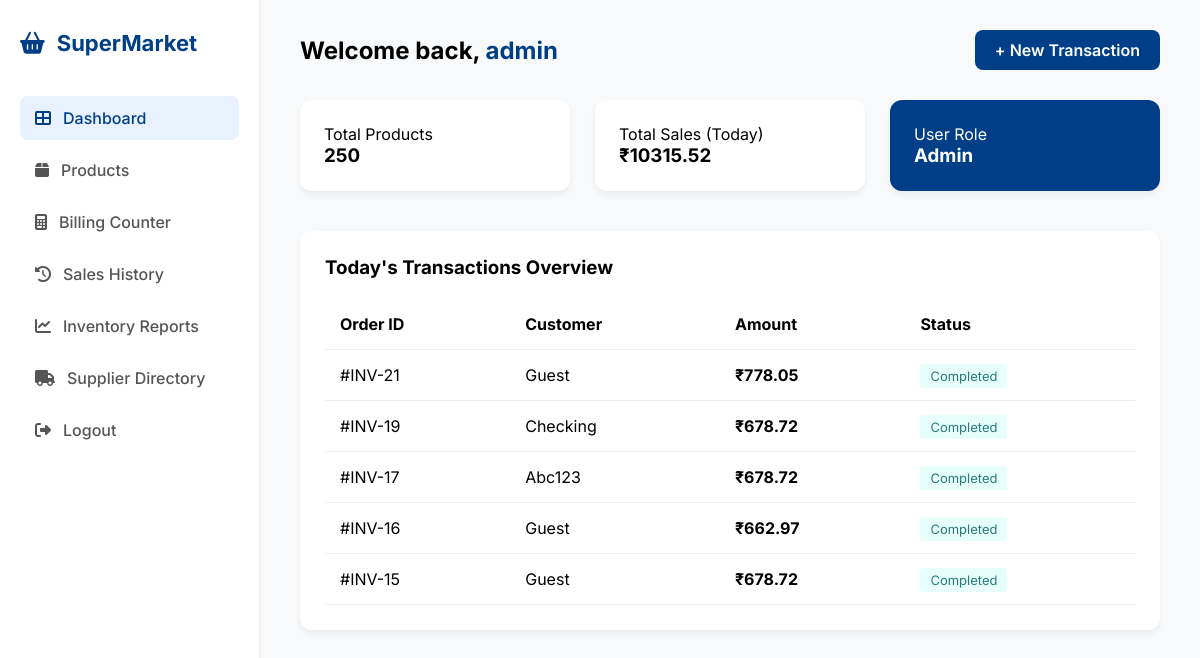
The page /dashboard (signed in) on the database as committed earlier.
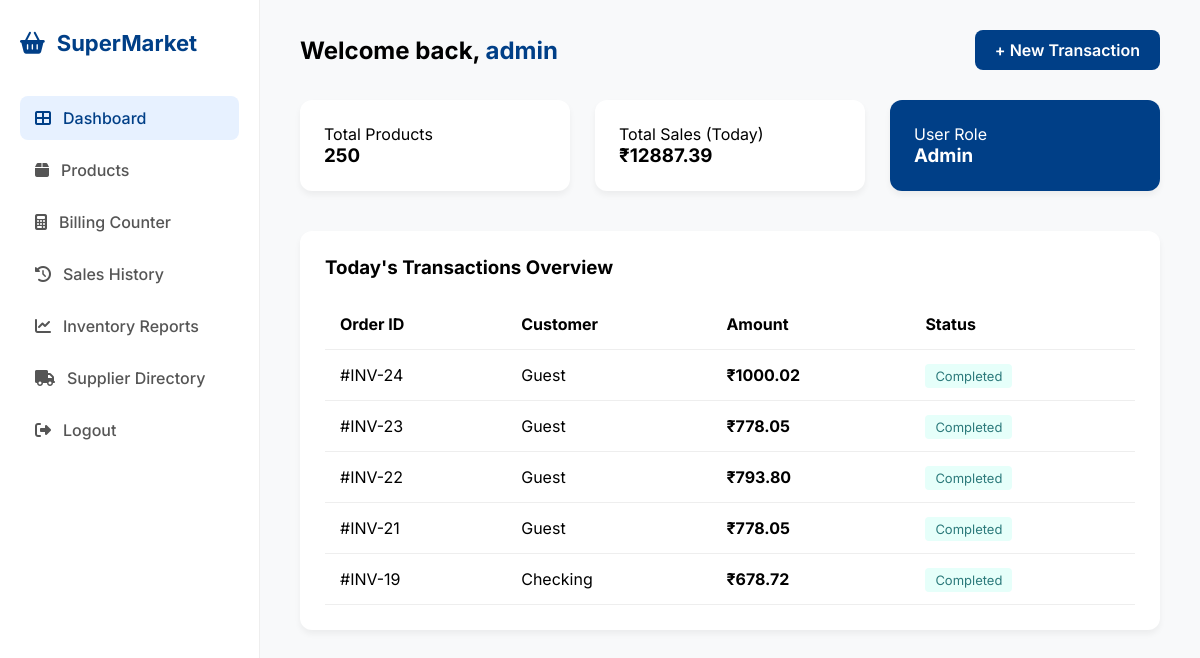
The same page on the database as committed later.
### tables this page shows
CREATE TABLE sales (
        id INTEGER PRIMARY KEY AUTOINCREMENT, customer_name TEXT, total_amount REAL, 
        payment_mode TEXT, date_time DATETIME DEFAULT CURRENT_TIMESTAMP);

### app.py (the view)
@app.route('/dashboard')
def dashboard():
    if 'user' not in session or session['role'] != 'Admin':
        flash("Unauthorized access!")
        return redirect(url_for('login'))
    conn = get_db_connection()
    product_stats = conn.execute('SELECT COUNT(*) FROM products').fetchone()[0]
    sales_stats = conn.execute('SELECT SUM(total_amount) FROM sales').fetchone()
    total_sales = sales_stats[0] if sales_stats[0] is not None else 0.0
    recent_transactions = conn.execute('SELECT * FROM sales ORDER BY id DESC LIMIT 5').fetchall()
    conn.close()
    return render_template('dashboard.html',
                           p_count=product_stats,
                           s_sum=total_sales,
                           recent_sales=recent_transactions)

### app.py (called while the page is built)
def get_db_connection():
    conn = sqlite3.connect('supermarket.db')
    conn.row_factory = sqlite3.Row
    return conn

### templates/dashboard.html (shortened to what this page needs)
<!DOCTYPE html>
<html lang="en">
<head>
    <link rel="stylesheet" href="https://cdnjs.cloudflare.com/ajax/libs/font-awesome/6.4.0/css/all.min.css">
    <link rel="stylesheet" href="{{ url_for('static', filename='style.css') }}">
</head>
<body class="dashboard-page">
    <div class="dashboard-wrapper">
        <aside class="sidebar">
            <div class="sidebar-brand">
                <i class="fas fa-shopping-basket"></i>
                <span>SuperMarket</span>
            </div>
            <nav class="nav-links">
                {% if session['role'] == 'Admin' %}
                <a href="/dashboard" class="nav-item {% if request.path == '/dashboard' %}active{% endif %}"><i class="fas fa-th-large"></i> Dashboard</a>
                {% endif %}
                <a href="/products" class="nav-item {% if request.path == '/products' %}active{% endif %}"><i class="fas fa-box"></i> Products</a>
                <a href="/billing" class="nav-item {% if request.path == '/billing' %}active{% endif %}"><i class="fas fa-calculator"></i> Billing Counter</a>
                {% if session['role'] == 'Admin' %}
                <a href="/history" class="nav-item {% if request.path == '/history' %}active{% endif %}"><i class="fas fa-history"></i> Sales History</a>
                <a href="/reports" class="nav-item {% if request.path == '/reports' %}active{% endif %}"><i class="fas fa-chart-line"></i> Inventory Reports</a>
                <a href="/suppliers" class="nav-item {% if request.path == '/suppliers' %}active{% endif %}"><i class="fas fa-truck"></i> Supplier Directory</a>
                {% endif %}
            </nav>
            <div class="sidebar-footer">
                <a href="/logout" class="nav-item"><i class="fas fa-sign-out-alt"></i> Logout</a>
            </div>
        </aside>
        <main class="main-content">
            <header class="top-header">
                <h2>Welcome back, <span style="color: #003f87;">{{ session['user'] }}</span></h2>
                <a href="/billing" class="btn-new-trx" style="text-decoration: none; display: inline-block;">+ New Transaction</a>
            </header>
            <div class="stats-grid">
                <div class="stat-card">
                    <p>Total Products</p>
                    <h3>{{ p_count }}</h3>
                </div>
                <div class="stat-card">
                    <p>Total Sales (Today)</p>
                    <h3>₹{{ "%.2f"|format(s_sum) }}</h3>
                </div>
                <div class="stat-card blue-card">
                    <p>User Role</p>
                    <h3>{{ session['role'] }}</h3>
                </div>
            </div>
            <div class="recent-section">
                <h3>Today's Transactions Overview</h3>
                <table class="data-table">
                    <thead>
                        <tr>
                            <th>Order ID</th>
                            <th>Customer</th>
                            <th>Amount</th>
                            <th>Status</th>
                        </tr>
                    </thead>
                    <tbody>
                        {% for sale in recent_sales %}
                        <tr>
                            <td>#INV-{{ sale['id'] }}</td>
                            <td style="text-transform: capitalize;">{{ sale['customer_name'] }}</td>
                            <td style="font-weight: 700;">₹{{ "%.2f"|format(sale['total_amount']) }}</td>
                            <td><span class="status-done">Completed</span></td>
                        </tr>
                        {% endfor %}
                    </tbody>
                </table>
            </div>
        </main>
    </div>
</body>
</html>

Rows that differ between the two databases and show on the page:
no longer on this page (row unchanged): sales: id "17", customer_name "Abc123", total_amount "678.72"
no longer on this page (row unchanged): sales: id "16", customer_name "Guest", total_amount "662.97"
no longer on this page (row unchanged): sales: id "15", customer_name "Guest", total_amount "678.72"
added sales: id "24", customer_name "Guest", total_amount "1000.02"
added sales: id "23", customer_name "Guest", total_amount "778.05"
added sales: id "22", customer_name "Guest", total_amount "793.80"
Other text that changed with them:
{{ "%.2f"|format(s_sum) }}: "10315.52" → "12887.39"
